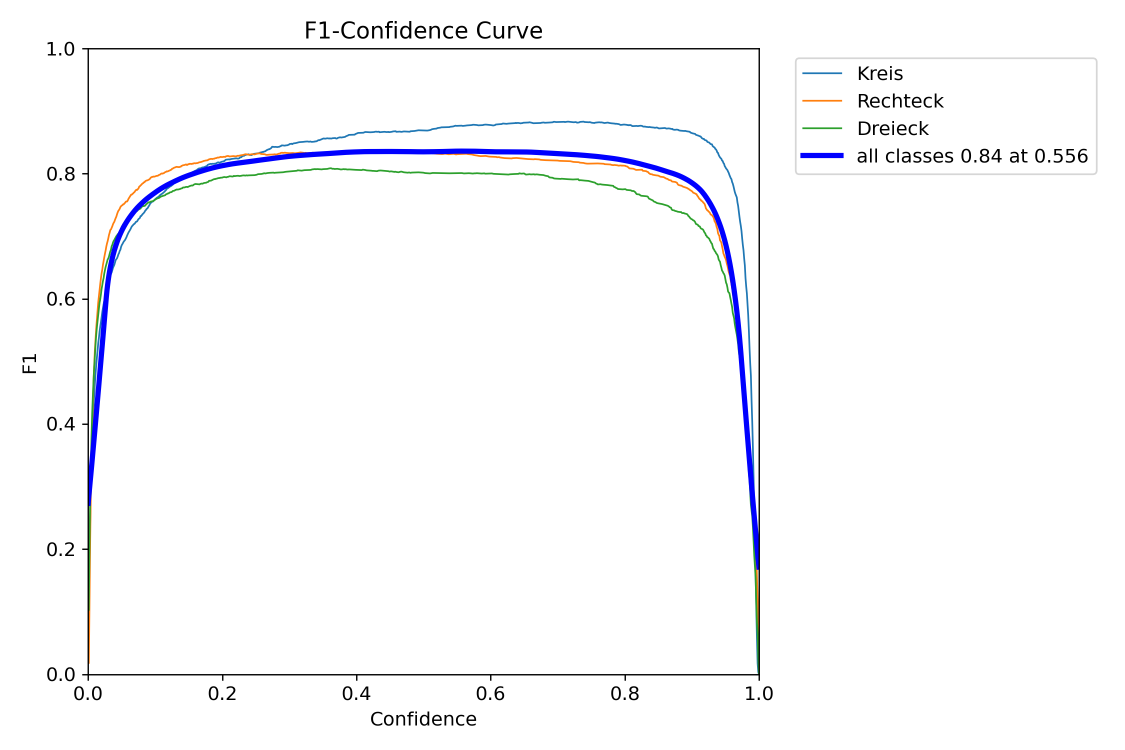
#> input picture TrainingSoftware/ShapeDetection/rund/detect/train/F1_curve.png, 2250 x 1500 px, given as the content of the folder Gen_input_images, which was not available (shown at 1/2 size)
$ python ImmageTrainingsGenV6.py
#> lines starting #> are read from the running program, lines starting #| are printed output that depends on the picture; after the words box and inside, x2 and y2 are one past the last pixel; in counts of white or black regions, pixels touching at a corner belong together; pictures that were not available may be replaced by others from this repository, and a replacement may not be noted
import os
import cv2
import random
import numpy as np


def generate_shapes_with_bounding_boxes(image, num_shapes=8, margin=20):
    """
    Generiert zufällige Formen (Rechtecke, Kreise, Dreiecke) und gibt die Bounding Boxes im YOLO-Format zurück.
    Schatten werden ausgeschlossen. Alle Formen sind vollständig innerhalb der Bildgrenzen.
    """
    h, w, _ = image.shape
    bounding_boxes = []

    for _ in range(num_shapes):
        color = tuple(random.randint(0, 255) for _ in range(3))
        shape_type = random.choice(['circle', 'square', 'triangle'])
        anchor_x = random.randint(margin, w - margin)
        anchor_y = random.randint(margin, h - margin)

        if shape_type == 'circle':
            max_radius = min(anchor_x - margin, w - anchor_x - margin,
                             anchor_y - margin, h - anchor_y - margin)
            radius = random.randint(10, max(10, max_radius))
            center = (anchor_x, anchor_y)
            cv2.circle(image, center, radius, color, -1)

            # YOLO-Bounding-Box
            x_center = anchor_x / w
            y_center = anchor_y / h
            bbox_width = 2 * radius / w
            bbox_height = 2 * radius / h
            bounding_boxes.append((0, x_center, y_center, bbox_width, bbox_height))

        elif shape_type == 'square':
            max_side = min(anchor_x - margin, w - anchor_x - margin,
                           anchor_y - margin, h - anchor_y - margin)
            side = random.randint(10, max(10, max_side))
            x1 = anchor_x - side // 2
            y1 = anchor_y - side // 2
            x2 = anchor_x + side // 2
            y2 = anchor_y + side // 2
            cv2.rectangle(image, (x1, y1), (x2, y2), color, -1)

            # YOLO-Bounding-Box
            x_center = anchor_x / w
            y_center = anchor_y / h
            bbox_width = side / w
            bbox_height = side / h
            bounding_boxes.append((1, x_center, y_center, bbox_width, bbox_height))

        elif shape_type == 'triangle':
            max_size = min(anchor_x - margin, w - anchor_x - margin,
                           anchor_y - margin, h - anchor_y - margin)
            size = random.randint(10, max(10, max_size))
            pt1 = (anchor_x, anchor_y - size // 2)
            pt2 = (anchor_x - size // 2, anchor_y + size // 2)
            pt3 = (anchor_x + size // 2, anchor_y + size // 2)
            cv2.fillPoly(image, [np.array([pt1, pt2, pt3], dtype=np.int32)], color)

            # YOLO-Bounding-Box
            x_min = min(pt1[0], pt2[0], pt3[0]) / w
            x_max = max(pt1[0], pt2[0], pt3[0]) / w
            y_min = min(pt1[1], pt2[1], pt3[1]) / h
            y_max = max(pt1[1], pt2[1], pt3[1]) / h
            x_center = (x_min + x_max) / 2
            y_center = (y_min + y_max) / 2
            bbox_width = x_max - x_min
            bbox_height = y_max - y_min
            bounding_boxes.append((2, x_center, y_center, bbox_width, bbox_height))

    return image, bounding_boxes


def add_random_shadow(image):
    """
    Fügt einen zufälligen Schatten zum Bild hinzu.
    """
    h, w = image.shape[:2]
    alpha = random.uniform(0.1, 0.4)
    shadow_image = image.copy()
    overlay = shadow_image.copy()

    if random.choice(['polygon', 'rectangle']) == 'polygon':
        points = [(random.randint(0, w), random.randint(0, h)) for _ in range(random.randint(3, 6))]
        cv2.fillPoly(overlay, [np.array(points)], (0, 0, 0))
    else:
        x1, y1, x2, y2 = [random.randint(0, dim) for dim in (w, h, w, h)]
        cv2.rectangle(overlay, (x1, y1), (x2, y2), (0, 0, 0), -1)

    cv2.addWeighted(overlay, alpha, shadow_image, 1 - alpha, 0, shadow_image)
    return shadow_image


def add_noise(image):
    """
    Fügt Rauschen zum Bild hinzu.
    """
    noise = np.random.normal(0, 15, image.shape).astype(np.uint8)
    return cv2.add(image, noise)


def process_images(input_folder, output_folder):
    """
    Verarbeitet alle Bilder im Eingabeordner und speichert die Ausgabebilder sowie YOLO-Bounding-Boxes.
    Schatten werden ausgeschlossen.
    """
#> called with input_folder = 'Gen_input_images', output_folder = 'Gen_output_images/train'
    if not os.path.exists(output_folder):
        os.makedirs(output_folder)

    for filename in os.listdir(input_folder):
        if not filename.lower().endswith(('.png', '.jpg', '.jpeg')):
            continue
        input_path = os.path.join(input_folder, filename)
        image = cv2.imread(input_path)
#> image is the input picture: shape (1500, 2250, 3); mean B, G, R 251.3, 249.6, 249.4
        if image is None:
            print(f"Fehler beim Laden des Bildes: {filename}")
            continue

        annotated_image, bounding_boxes = generate_shapes_with_bounding_boxes(image)
#> after the loop in generate_shapes_with_bounding_boxes, `for _ in range(num_shapes):`:
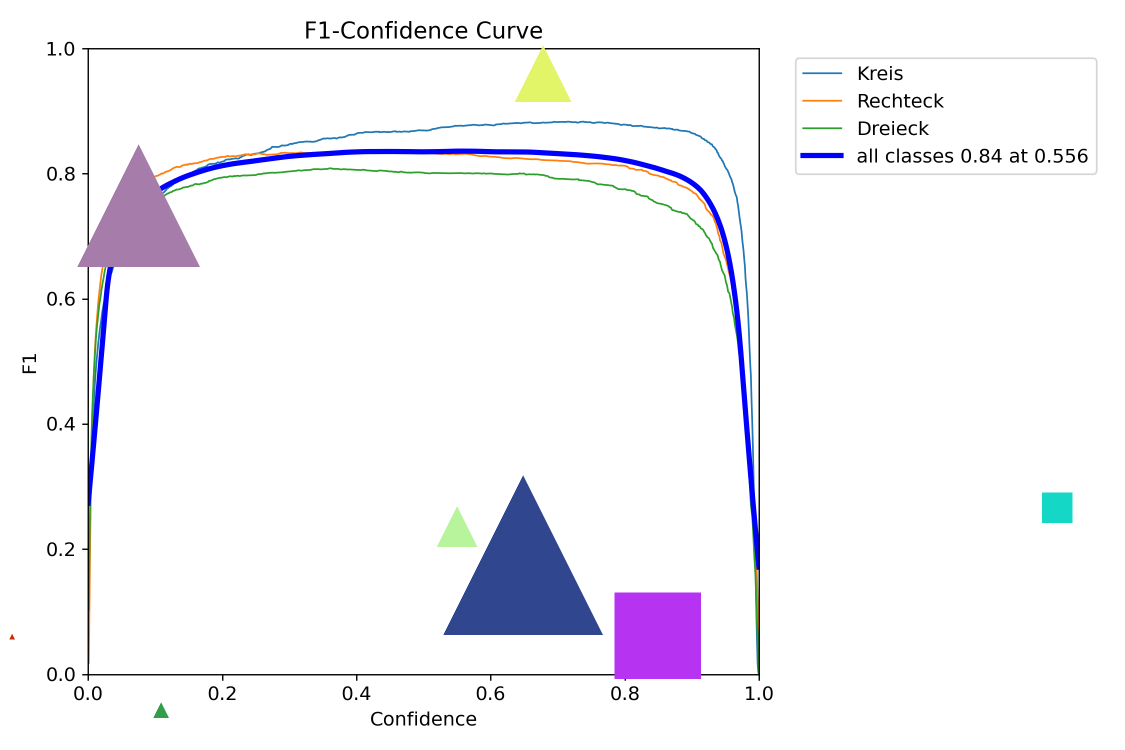
#> image: shape (1500, 2250, 3) (shown at 1/2 size); 3.71% of pixels changed, all inside (x1, y1, x2, y2) = (19, 91, 2145, 1436)
#> after the loop in generate_shapes_with_bounding_boxes, `for _ in range(num_shapes):`: bounding_boxes = 8 items, first 6: (1, 0.94, 0.677, 0.0271, 0.0407), (2, 0.406, 0.702, 0.0356, 0.0533), (2, 0.465, 0.74, 0.141, 0.212), (2, 0.143, 0.947, 0.0133, 0.02), (1, 0.584, 0.847, 0.0769, 0.115), (2, 0.483, 0.098, 0.0498, 0.0747)
        shadow_image = add_random_shadow(annotated_image)
#> in add_random_shadow, `cv2.fillPoly(overlay, [np.array(points)], (0, 0, 0))`:
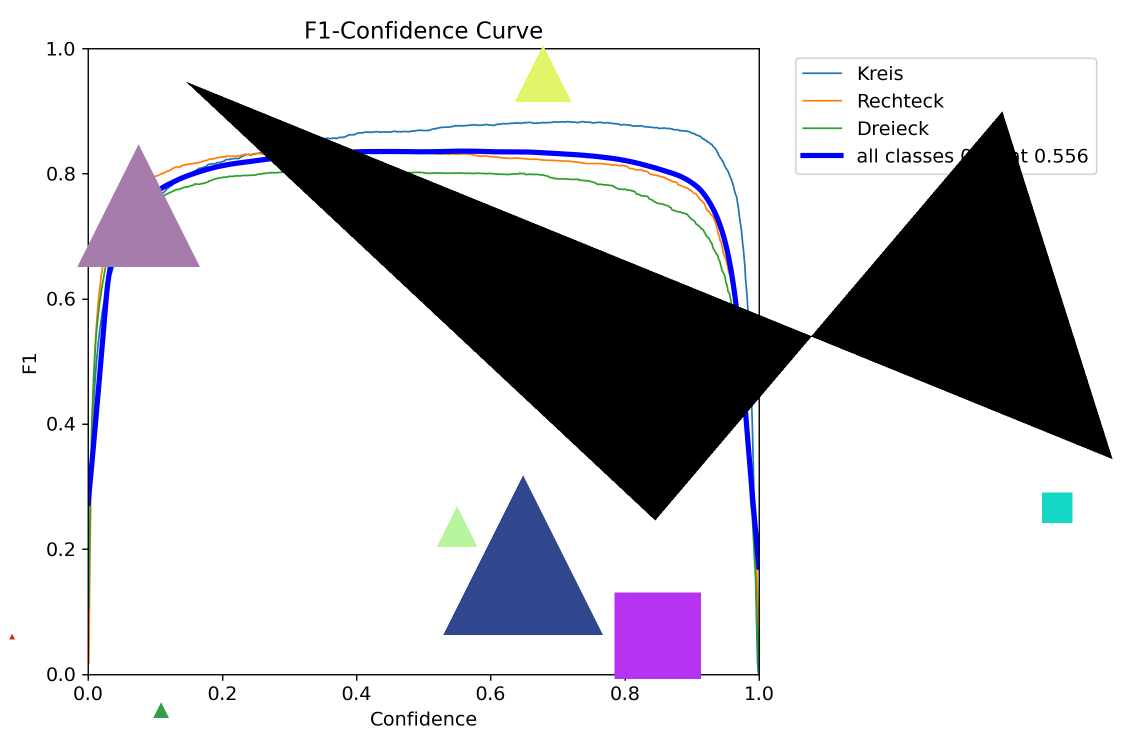
#> overlay: shape (1500, 2250, 3) (shown at 1/2 size); 14.59% of pixels changed, all inside (x1, y1, x2, y2) = (373, 164, 2225, 1041)
#> in add_random_shadow, `cv2.addWeighted(overlay, alpha, shadow_image, 1 - alpha, 0, shadow_ima..`:
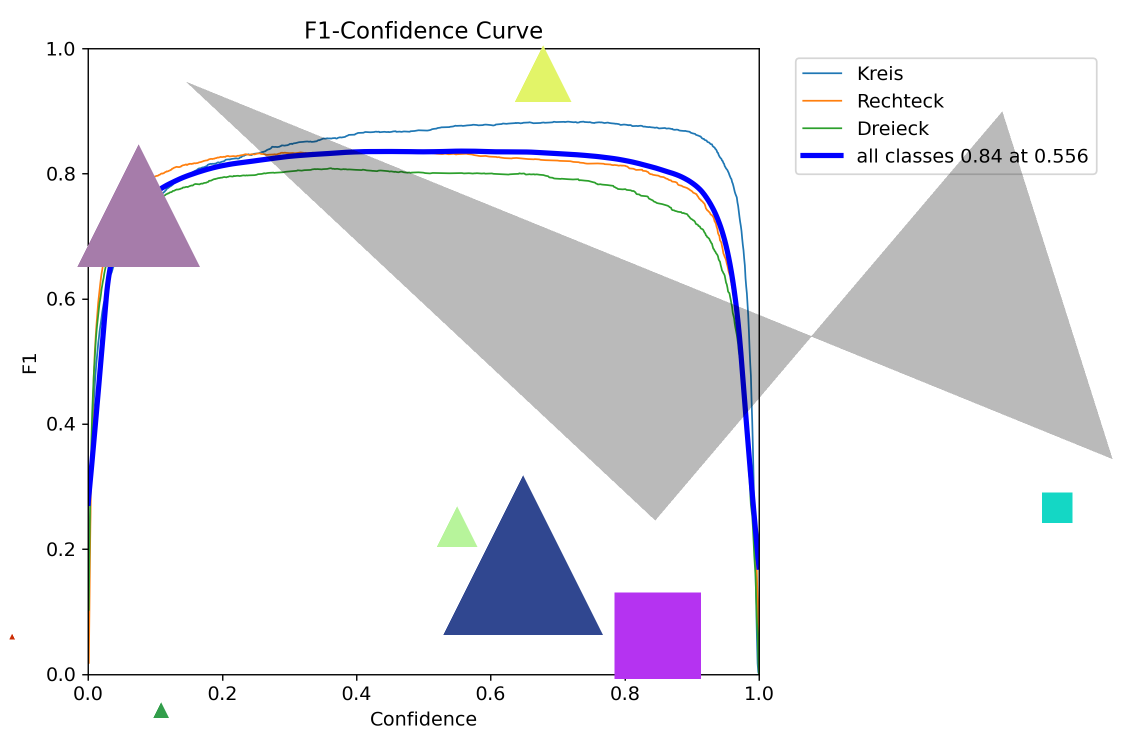
#> shadow_image: shape (1500, 2250, 3) (shown at 1/2 size); 14.59% of pixels changed, all inside (x1, y1, x2, y2) = (373, 164, 2225, 1041)
        noisy_image = add_noise(shadow_image)
#> in add_noise, `noise = np.random.normal(0, 15, image.shape).astype(np.uint8)`:
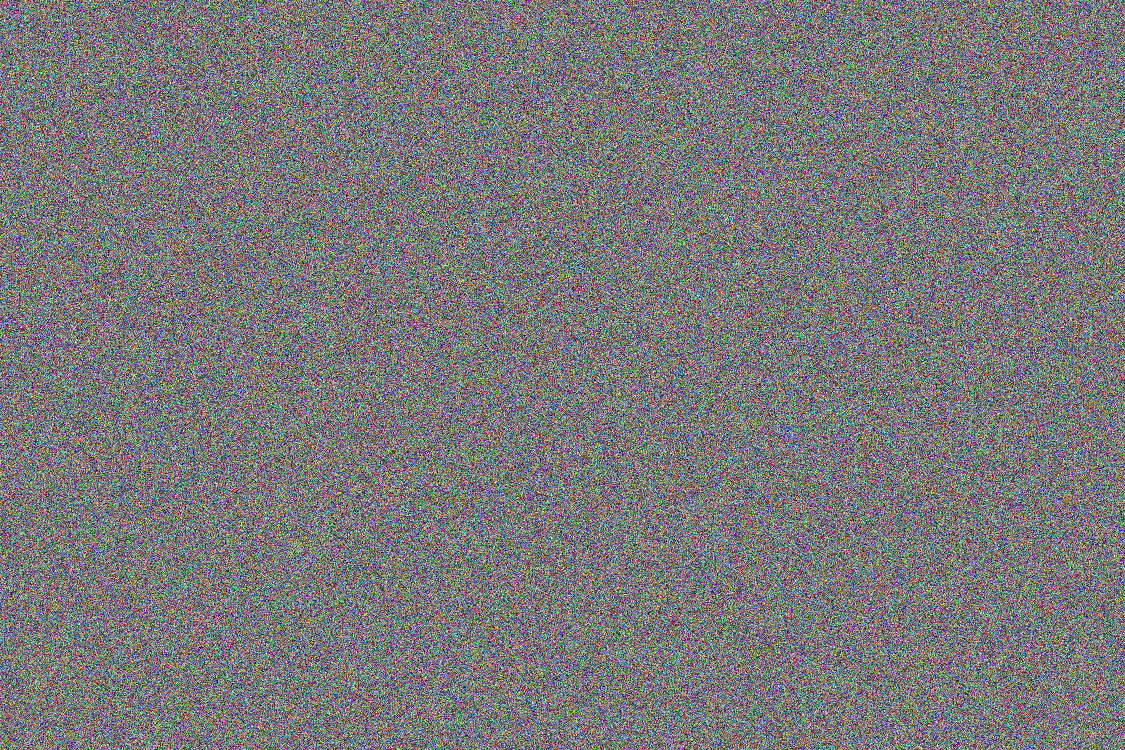
#> noise: shape (1500, 2250, 3) (shown at 1/2 size); mean B, G, R 121.2, 121.1, 121.2
#> in add_noise, `return cv2.add(image, noise)`:
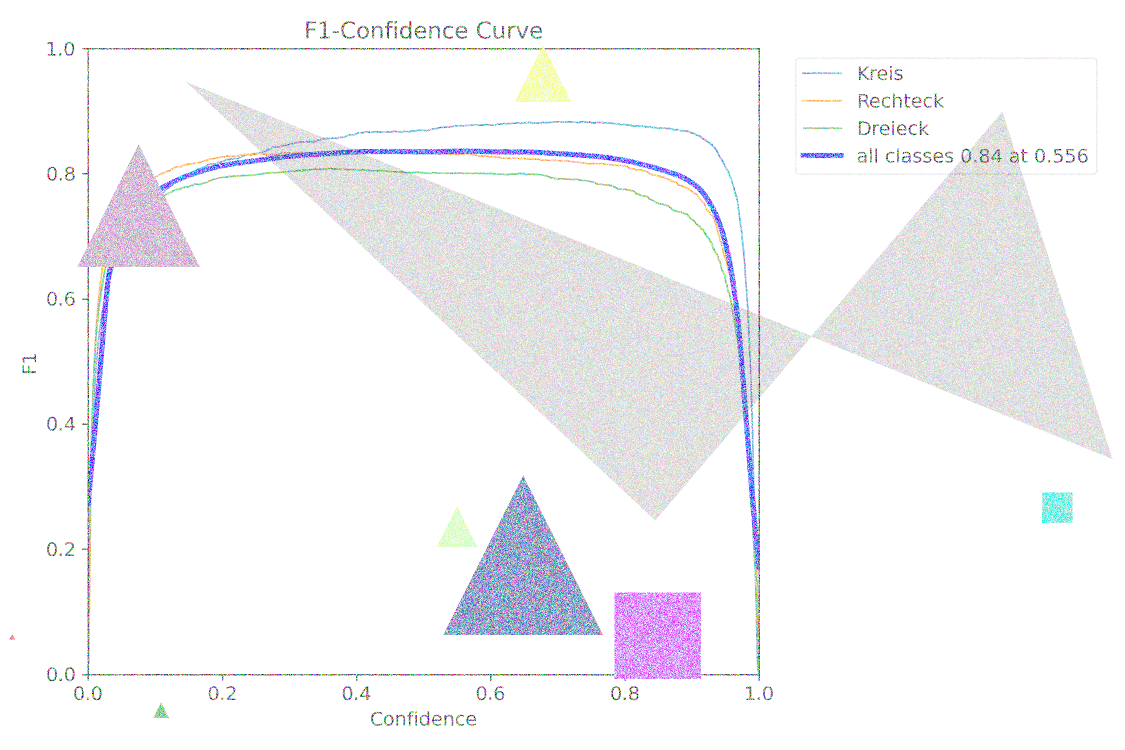
#> returned value: shape (1500, 2250, 3) (shown at 1/2 size); mean of channels 0, 1, 2 247.4, 245.1, 245.4; drawn as B, G, R

        output_image_path = os.path.join(output_folder, filename)
        cv2.imwrite(output_image_path, noisy_image)

        output_txt_path = os.path.join(output_folder, os.path.splitext(filename)[0] + ".txt")
        with open(output_txt_path, "w") as f:
            for box in bounding_boxes:
                f.write(" ".join(map(str, box)) + "\n")
#> this loop made 8 passes

        print(f"Verarbeitet: {filename}")


if __name__ == "__main__":
    input_folder = "Gen_input_images"
    output_base = "Gen_output_images"

    if not os.path.exists(output_base):
        os.makedirs(output_base)

    for i in range(2):  # Zwei Iterationen: Train und Validate
        output_folder = os.path.join(output_base, "train" if i == 0 else "validate")
        process_images(input_folder, output_folder)
